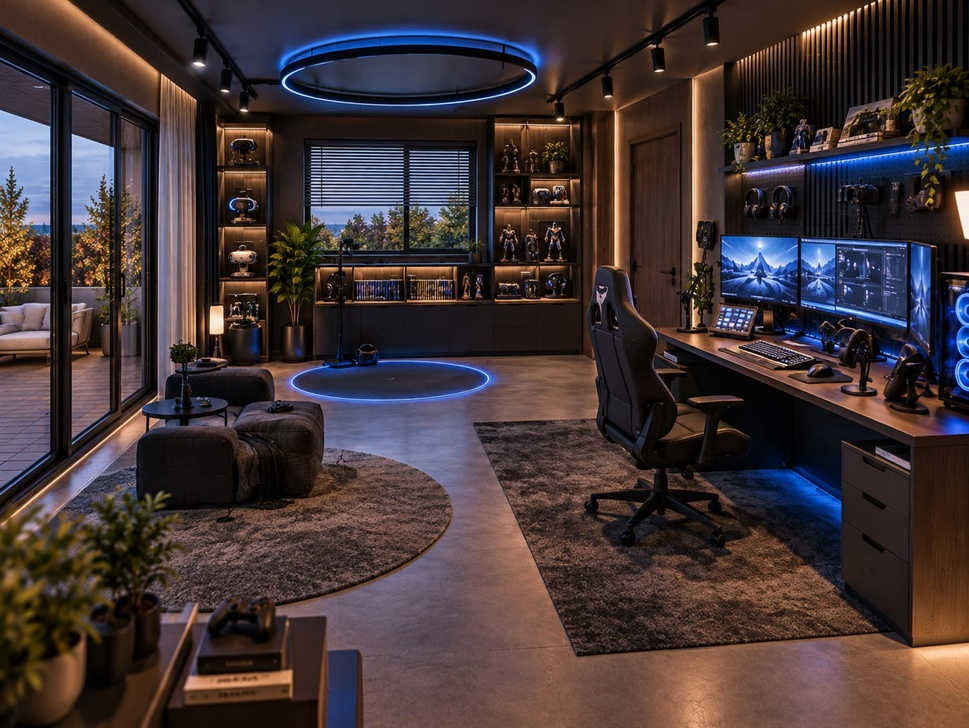
#> input picture ref/render.jpg, 969 x 728 px, shrunk from 1447 x 1087 before the run
$ python post.py ../../../ref/render.jpg ../../../ref/render.jpg 1.0
#> lines starting #> are read from the running program, lines starting #| are printed output that depends on the picture
"""Post: bloom (multi-scale), mild vignette. Usage: post.py in.png out.png [strength]"""
import sys
import numpy as np
from PIL import Image, ImageFilter
src, dst = sys.argv[1], sys.argv[2]
k = float(sys.argv[3]) if len(sys.argv) > 3 else 0.35
im = Image.open(src).convert("RGB")
#> im is the input picture: PIL image 969x728 RGB; mean R, G, B 67, 53.8, 54.6
a = np.asarray(im).astype(np.float32) / 255.0
lum = a @ np.array([0.2126, 0.7152, 0.0722], np.float32)
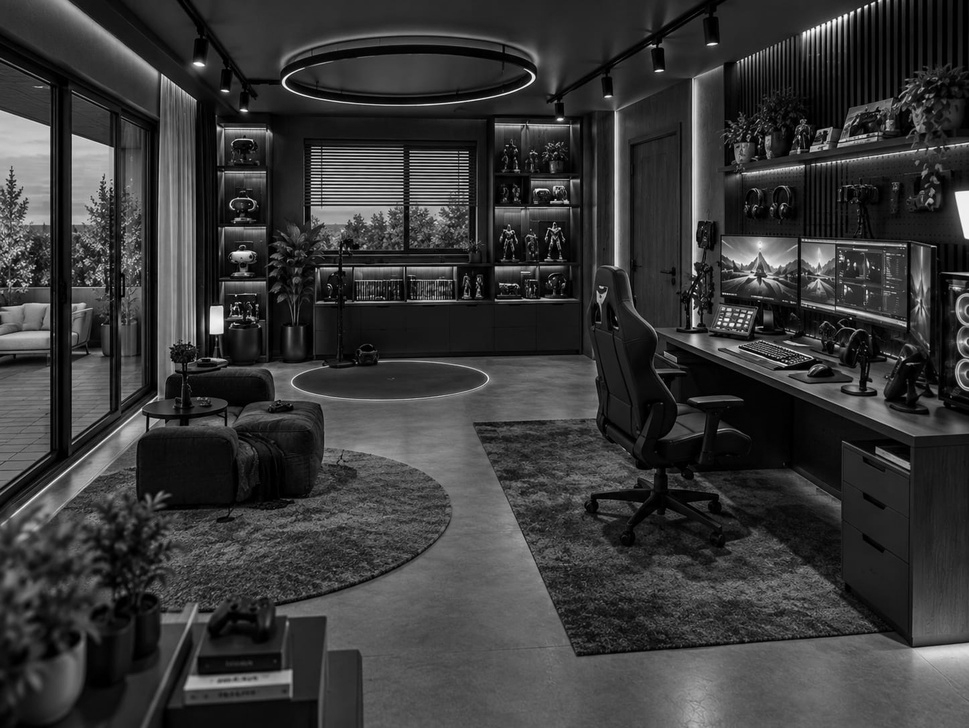
#> lum: shape (728, 969) float32; min 0, max 0.992, mean 0.222
mask = np.clip((lum - 0.62) / 0.38, 0, 1)[..., None]
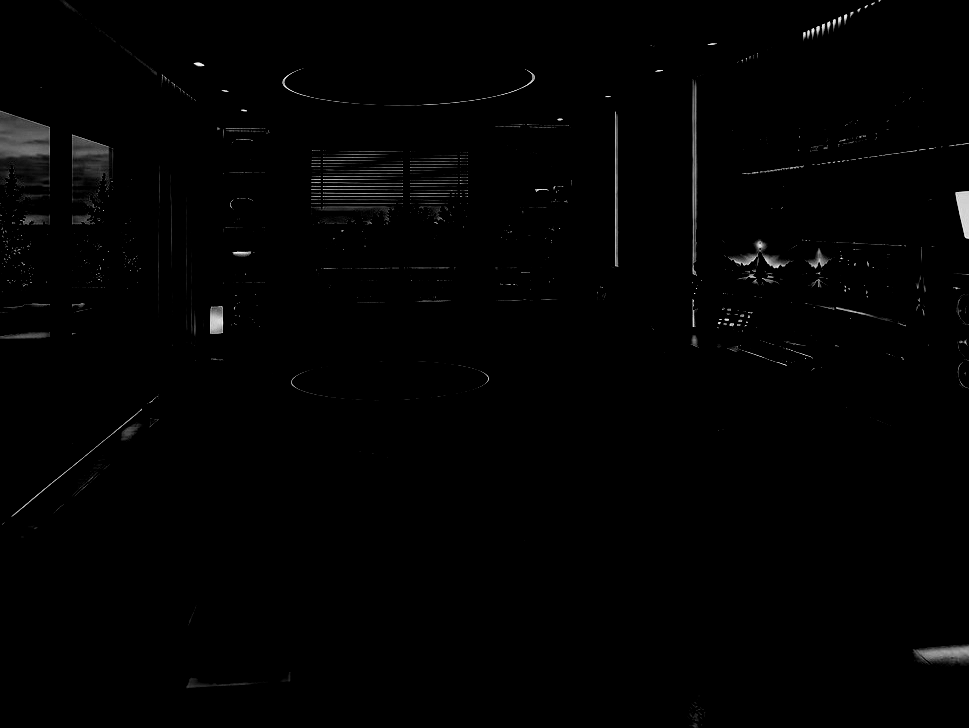
#> mask: shape (728, 969, 1) float32; min 0, max 0.978, mean 0.00786
hi = (a * mask * 255).astype(np.uint8)
hi_im = Image.fromarray(hi)
bloom = np.zeros_like(a)
w = im.width
#> w = 969
for r, wt in ((w * 0.004, 0.5), (w * 0.012, 0.35), (w * 0.035, 0.25)):
    bloom += np.asarray(hi_im.filter(ImageFilter.GaussianBlur(r))).astype(np.float32) / 255.0 * wt
#> this loop made 3 passes
#> pass 1, `bloom += np.asarray(hi_im.filter(ImageFilter.GaussianBlur(r))).astype(..`:
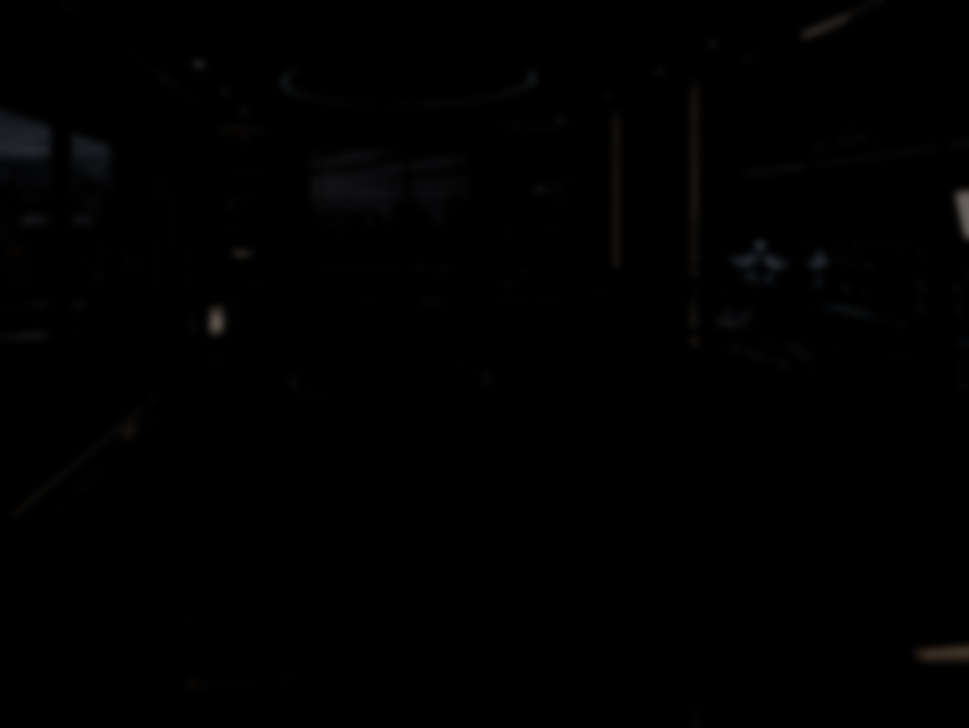
#> bloom: shape (728, 969, 3) float32; mean R, G, B 0.00309, 0.003, 0.00311
out = 1 - (1 - a) * (1 - np.clip(bloom * k * 2.2, 0, 1))      # screen blend
yy, xx = np.mgrid[0:im.height, 0:im.width]
d = np.sqrt(((xx - im.width / 2) / (im.width / 2)) ** 2 + ((yy - im.height / 2) / (im.height / 2)) ** 2)
out *= (1 - 0.18 * np.clip(d - 0.45, 0, 1) ** 1.5)[..., None]
Image.fromarray((np.clip(out, 0, 1) * 255).astype(np.uint8)).save(dst)
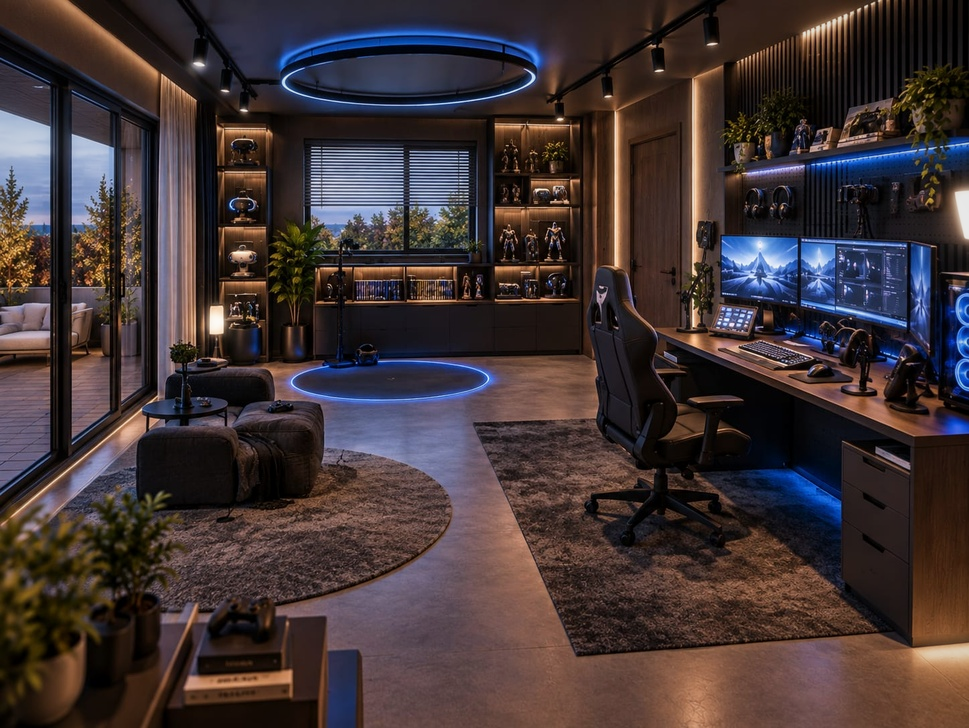
#> saved as render.jpg: PIL image 969x728 RGB; mean R, G, B 65.4, 52.9, 53.7
